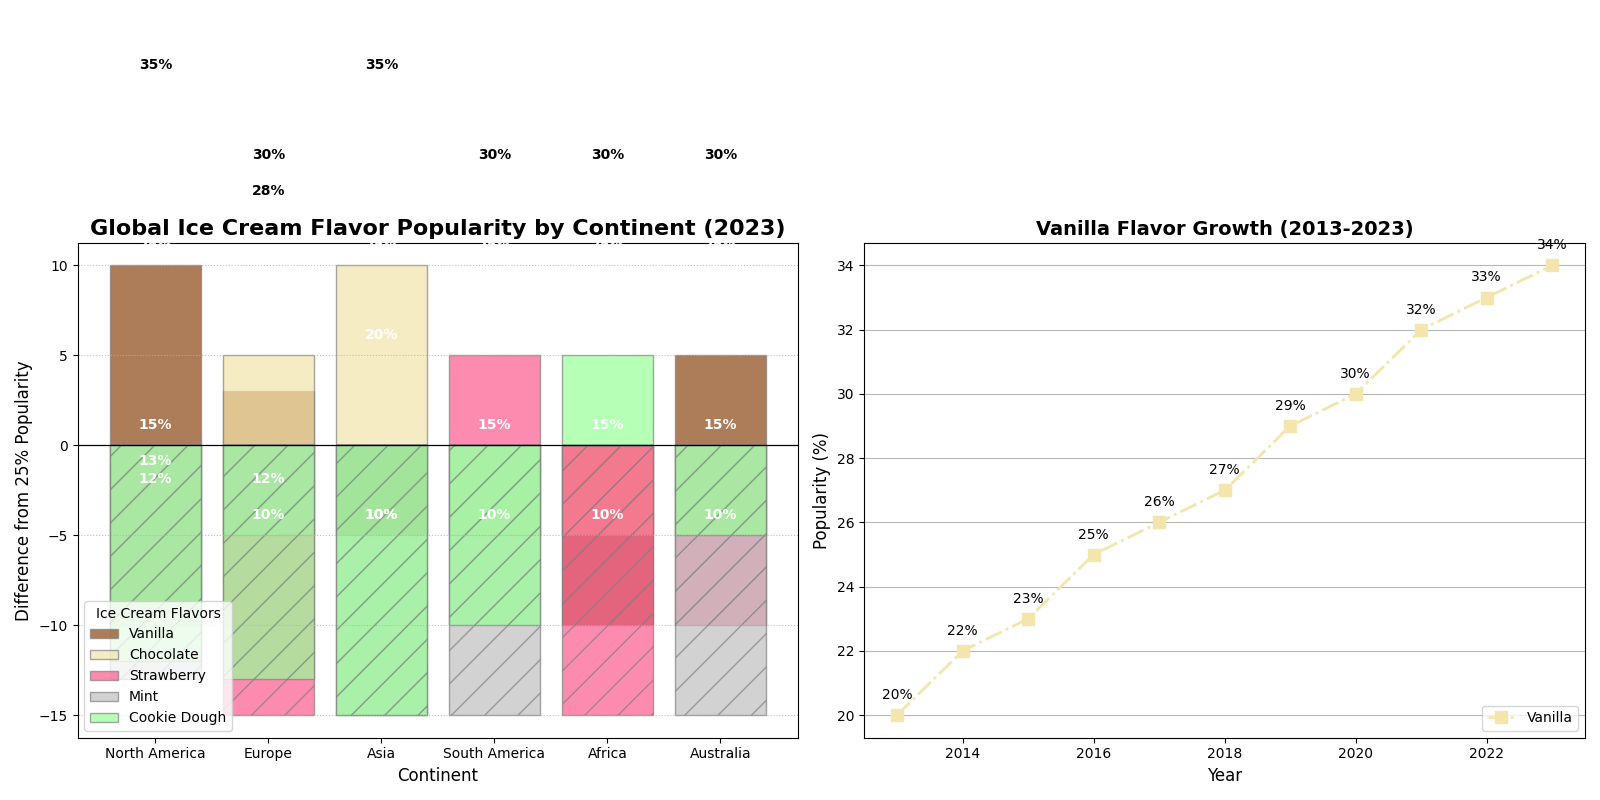

Source code (Python):
import matplotlib.pyplot as plt
import numpy as np

continents = ['North America', 'Europe', 'Asia', 'South America', 'Africa', 'Australia']
flavors = ['Vanilla', 'Chocolate', 'Strawberry', 'Mint', 'Cookie Dough']

na_flavors = [35, 25, 15, 12, 13]
eu_flavors = [28, 30, 10, 20, 12]
asia_flavors = [20, 35, 25, 10, 10]
sa_flavors = [25, 20, 30, 10, 15]
africa_flavors = [15, 20, 10, 25, 30]
australia_flavors = [30, 25, 15, 10, 20]

flavor_data = np.array([na_flavors, eu_flavors, asia_flavors, sa_flavors, africa_flavors, australia_flavors])

baseline = 25 
flavor_data_pos = np.where(flavor_data > baseline, flavor_data - baseline, 0)
flavor_data_neg = np.where(flavor_data <= baseline, flavor_data - baseline, 0)

# Random changes to represent altering styles
colors = ['#8b4513', '#f3e5ab', '#fc5a8d', '#c0c0c0', '#98ff98']  # Shuffle colors
markers = ['s', '^']  # Different markers for sub-plot
linestyles = ['-.', (0, (3, 1, 1, 1))]  # Different line styles

fig, (ax1, ax2) = plt.subplots(1, 2, figsize=(16, 8))

for idx, flavor in enumerate(flavors):
    ax1.bar(continents, flavor_data_pos[:, idx], label=flavor, color=colors[idx], edgecolor='gray', alpha=0.7)
    ax1.bar(continents, flavor_data_neg[:, idx], color=colors[idx], edgecolor='gray', hatch='/', alpha=0.7)

for cont_idx, cont_data in enumerate(flavor_data):
    for flavor_idx, value in enumerate(cont_data):
        ax1.text(cont_idx, value - baseline / 1.8, f'{value}%', va='center', ha='center', color='black' if flavor_data_pos[cont_idx, flavor_idx] > 0 else 'white', fontweight='bold')

ax1.set_title("Global Ice Cream Flavor Popularity by Continent (2023)", fontsize=16, fontweight='bold')
ax1.set_xlabel("Continent", fontsize=12)
ax1.set_ylabel("Difference from 25% Popularity", fontsize=12)
ax1.axhline(0, color='black', linewidth=0.9)
ax1.legend(title='Ice Cream Flavors', loc='lower left')

ax1.yaxis.grid(True, linestyle=':', linewidth=0.8, alpha=0.8)  # Changed grid style

years = np.arange(2013, 2024)
vanilla_growth = [20, 22, 23, 25, 26, 27, 29, 30, 32, 33, 34]

ax2.plot(years, vanilla_growth, marker=markers[0], linestyle=linestyles[0], color=colors[1], linewidth=2, markersize=8, label='Vanilla')

for i, growth in enumerate(vanilla_growth):
    ax2.text(years[i], growth + 0.5, f'{growth}%', ha='center', fontsize=10)

ax2.set_title("Vanilla Flavor Growth (2013-2023)", fontsize=14, fontweight='bold')
ax2.set_xlabel("Year", fontsize=12)
ax2.set_ylabel("Popularity (%)", fontsize=12)
ax2.legend(loc='lower right')
ax2.yaxis.grid(True, linestyle='-', linewidth=0.8, alpha=0.9)

fig.tight_layout()

plt.show()
